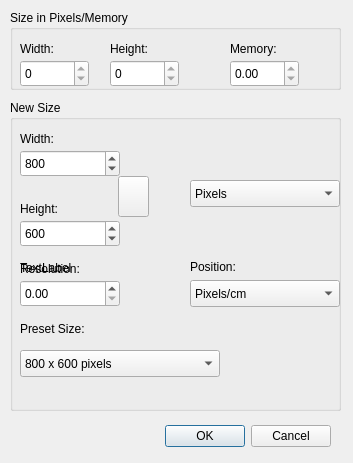
<?xml version="1.0" encoding="UTF-8"?>
<ui version="4.0">
 <class>NewDialog</class>
 <widget class="QDialog" name="NewDialog">
  <property name="geometry">
   <rect>
    <x>0</x>
    <y>0</y>
    <width>353</width>
    <height>463</height>
   </rect>
  </property>
  <property name="font">
   <font>
    <family>Ubuntu</family>
   </font>
  </property>
  <property name="windowTitle">
   <string>New</string>
  </property>
  <widget class="QDialogButtonBox" name="buttonBox">
   <property name="geometry">
    <rect>
     <x>10</x>
     <y>420</y>
     <width>321</width>
     <height>32</height>
    </rect>
   </property>
   <property name="orientation">
    <enum>Qt::Horizontal</enum>
   </property>
   <property name="standardButtons">
    <set>QDialogButtonBox::Cancel|QDialogButtonBox::Ok</set>
   </property>
  </widget>
  <widget class="QLabel" name="imageWidth">
   <property name="geometry">
    <rect>
     <x>20</x>
     <y>130</y>
     <width>67</width>
     <height>17</height>
    </rect>
   </property>
   <property name="text">
    <string>Width:</string>
   </property>
  </widget>
  <widget class="QDoubleSpinBox" name="imageWvalue">
   <property name="geometry">
    <rect>
     <x>20</x>
     <y>150</y>
     <width>100</width>
     <height>27</height>
    </rect>
   </property>
   <property name="decimals">
    <number>0</number>
   </property>
   <property name="maximum">
    <double>9999.000000000000000</double>
   </property>
   <property name="value">
    <double>800.000000000000000</double>
   </property>
   <property name="displayIntegerBase" stdset="0">
    <number>10</number>
   </property>
  </widget>
  <widget class="QLabel" name="imageHeight">
   <property name="geometry">
    <rect>
     <x>20</x>
     <y>200</y>
     <width>67</width>
     <height>17</height>
    </rect>
   </property>
   <property name="text">
    <string>Height:</string>
   </property>
  </widget>
  <widget class="QDoubleSpinBox" name="imageHvalue">
   <property name="geometry">
    <rect>
     <x>20</x>
     <y>220</y>
     <width>100</width>
     <height>27</height>
    </rect>
   </property>
   <property name="decimals">
    <number>0</number>
   </property>
   <property name="maximum">
    <double>9999.000000000000000</double>
   </property>
   <property name="value">
    <double>600.000000000000000</double>
   </property>
  </widget>
  <widget class="QLabel" name="imageRes">
   <property name="geometry">
    <rect>
     <x>20</x>
     <y>260</y>
     <width>81</width>
     <height>17</height>
    </rect>
   </property>
   <property name="text">
    <string>Resolution:</string>
   </property>
  </widget>
  <widget class="QDoubleSpinBox" name="imageRvalue">
   <property name="geometry">
    <rect>
     <x>20</x>
     <y>280</y>
     <width>100</width>
     <height>27</height>
    </rect>
   </property>
  </widget>
  <widget class="QLabel" name="imagePreset">
   <property name="geometry">
    <rect>
     <x>20</x>
     <y>320</y>
     <width>81</width>
     <height>17</height>
    </rect>
   </property>
   <property name="text">
    <string>Preset Size:</string>
   </property>
  </widget>
  <widget class="QComboBox" name="imagePresetCombo">
   <property name="geometry">
    <rect>
     <x>20</x>
     <y>350</y>
     <width>200</width>
     <height>27</height>
    </rect>
   </property>
   <property name="currentIndex">
    <number>2</number>
   </property>
   <item>
    <property name="text">
     <string>100 x 100 pixels</string>
    </property>
   </item>
   <item>
    <property name="text">
     <string>640 x 480 pixels</string>
    </property>
   </item>
   <item>
    <property name="text">
     <string>800 x 600 pixels</string>
    </property>
   </item>
  </widget>
  <widget class="QComboBox" name="imageWHcombo">
   <property name="geometry">
    <rect>
     <x>190</x>
     <y>180</y>
     <width>150</width>
     <height>27</height>
    </rect>
   </property>
   <property name="editable">
    <bool>false</bool>
   </property>
   <item>
    <property name="text">
     <string>Pixels</string>
    </property>
   </item>
   <item>
    <property name="text">
     <string>Cm</string>
    </property>
   </item>
   <item>
    <property name="text">
     <string>Inches</string>
    </property>
   </item>
  </widget>
  <widget class="QComboBox" name="imageResCombo">
   <property name="geometry">
    <rect>
     <x>190</x>
     <y>280</y>
     <width>150</width>
     <height>27</height>
    </rect>
   </property>
   <item>
    <property name="text">
     <string>Pixels/cm</string>
    </property>
   </item>
   <item>
    <property name="text">
     <string>Pixels/inch</string>
    </property>
   </item>
  </widget>
  <widget class="QGroupBox" name="groupBox">
   <property name="geometry">
    <rect>
     <x>10</x>
     <y>10</y>
     <width>331</width>
     <height>80</height>
    </rect>
   </property>
   <property name="title">
    <string>Size in Pixels/Memory</string>
   </property>
   <property name="flat">
    <bool>false</bool>
   </property>
   <widget class="QLabel" name="label">
    <property name="geometry">
     <rect>
      <x>10</x>
      <y>30</y>
      <width>67</width>
      <height>17</height>
     </rect>
    </property>
    <property name="text">
     <string>Width:</string>
    </property>
   </widget>
   <widget class="QLabel" name="label_2">
    <property name="geometry">
     <rect>
      <x>100</x>
      <y>30</y>
      <width>67</width>
      <height>17</height>
     </rect>
    </property>
    <property name="text">
     <string>Height:</string>
    </property>
   </widget>
   <widget class="QLabel" name="label_3">
    <property name="geometry">
     <rect>
      <x>220</x>
      <y>30</y>
      <width>67</width>
      <height>17</height>
     </rect>
    </property>
    <property name="text">
     <string>Memory:</string>
    </property>
   </widget>
   <widget class="QDoubleSpinBox" name="pixelWvalue">
    <property name="geometry">
     <rect>
      <x>10</x>
      <y>50</y>
      <width>69</width>
      <height>27</height>
     </rect>
    </property>
    <property name="frame">
     <bool>true</bool>
    </property>
    <property name="readOnly">
     <bool>true</bool>
    </property>
    <property name="decimals">
     <number>0</number>
    </property>
    <property name="maximum">
     <double>9000.000000000000000</double>
    </property>
   </widget>
   <widget class="QDoubleSpinBox" name="pixelHvalue">
    <property name="geometry">
     <rect>
      <x>100</x>
      <y>50</y>
      <width>69</width>
      <height>27</height>
     </rect>
    </property>
    <property name="readOnly">
     <bool>true</bool>
    </property>
    <property name="decimals">
     <number>0</number>
    </property>
    <property name="maximum">
     <double>9000.000000000000000</double>
    </property>
   </widget>
   <widget class="QDoubleSpinBox" name="memoryValue">
    <property name="geometry">
     <rect>
      <x>220</x>
      <y>50</y>
      <width>69</width>
      <height>27</height>
     </rect>
    </property>
    <property name="readOnly">
     <bool>true</bool>
    </property>
    <property name="maximum">
     <double>9999999.000000000000000</double>
    </property>
   </widget>
  </widget>
  <widget class="QGroupBox" name="groupBox_2">
   <property name="enabled">
    <bool>true</bool>
   </property>
   <property name="geometry">
    <rect>
     <x>10</x>
     <y>100</y>
     <width>331</width>
     <height>311</height>
    </rect>
   </property>
   <property name="focusPolicy">
    <enum>Qt::NoFocus</enum>
   </property>
   <property name="title">
    <string>New Size</string>
   </property>
   <property name="flat">
    <bool>false</bool>
   </property>
   <widget class="QPushButton" name="lockedRatioButton">
    <property name="geometry">
     <rect>
      <x>108</x>
      <y>76</y>
      <width>31</width>
      <height>41</height>
     </rect>
    </property>
    <property name="focusPolicy">
     <enum>Qt::NoFocus</enum>
    </property>
    <property name="text">
     <string/>
    </property>
    <property name="icon">
     <iconset resource="../Icons.qrc">
      <normaloff>:/icons/icons/linked.png</normaloff>:/icons/icons/linked.png</iconset>
    </property>
    <property name="iconSize">
     <size>
      <width>32</width>
      <height>32</height>
     </size>
    </property>
    <property name="checkable">
     <bool>true</bool>
    </property>
   </widget>
   <widget class="BrushTypeComboBox" name="backgroundColorComboBox" native="true">
    <property name="geometry">
     <rect>
      <x>10</x>
      <y>180</y>
      <width>150</width>
      <height>27</height>
     </rect>
    </property>
   </widget>
   <widget class="ImagePositionWidget" name="positionWidget" native="true">
    <property name="geometry">
     <rect>
      <x>180</x>
      <y>180</y>
      <width>120</width>
      <height>120</height>
     </rect>
    </property>
   </widget>
   <widget class="QLabel" name="positionLabel">
    <property name="geometry">
     <rect>
      <x>180</x>
      <y>160</y>
      <width>47</width>
      <height>13</height>
     </rect>
    </property>
    <property name="text">
     <string>Position:</string>
    </property>
   </widget>
  </widget>
  <widget class="QLabel" name="backgroundLabel">
   <property name="geometry">
    <rect>
     <x>20</x>
     <y>260</y>
     <width>131</width>
     <height>16</height>
    </rect>
   </property>
   <property name="text">
    <string>TextLabel</string>
   </property>
  </widget>
  <zorder>groupBox_2</zorder>
  <zorder>buttonBox</zorder>
  <zorder>imageWidth</zorder>
  <zorder>imageWvalue</zorder>
  <zorder>imageHeight</zorder>
  <zorder>imageHvalue</zorder>
  <zorder>imageRes</zorder>
  <zorder>imageRvalue</zorder>
  <zorder>imagePreset</zorder>
  <zorder>imagePresetCombo</zorder>
  <zorder>imageWHcombo</zorder>
  <zorder>imageResCombo</zorder>
  <zorder>groupBox</zorder>
  <zorder>backgroundLabel</zorder>
 </widget>
 <customwidgets>
  <customwidget>
   <class>BrushTypeComboBox</class>
   <extends>QWidget</extends>
   <header>brushtypecombobox.h</header>
   <container>1</container>
  </customwidget>
  <customwidget>
   <class>ImagePositionWidget</class>
   <extends>QWidget</extends>
   <header>imagepositionwidget.h</header>
   <container>1</container>
  </customwidget>
 </customwidgets>
 <resources>
  <include location="../Icons.qrc"/>
 </resources>
 <connections>
  <connection>
   <sender>buttonBox</sender>
   <signal>accepted()</signal>
   <receiver>NewDialog</receiver>
   <slot>accept()</slot>
   <hints>
    <hint type="sourcelabel">
     <x>248</x>
     <y>254</y>
    </hint>
    <hint type="destinationlabel">
     <x>157</x>
     <y>274</y>
    </hint>
   </hints>
  </connection>
  <connection>
   <sender>buttonBox</sender>
   <signal>rejected()</signal>
   <receiver>NewDialog</receiver>
   <slot>reject()</slot>
   <hints>
    <hint type="sourcelabel">
     <x>316</x>
     <y>260</y>
    </hint>
    <hint type="destinationlabel">
     <x>286</x>
     <y>274</y>
    </hint>
   </hints>
  </connection>
 </connections>
</ui>
